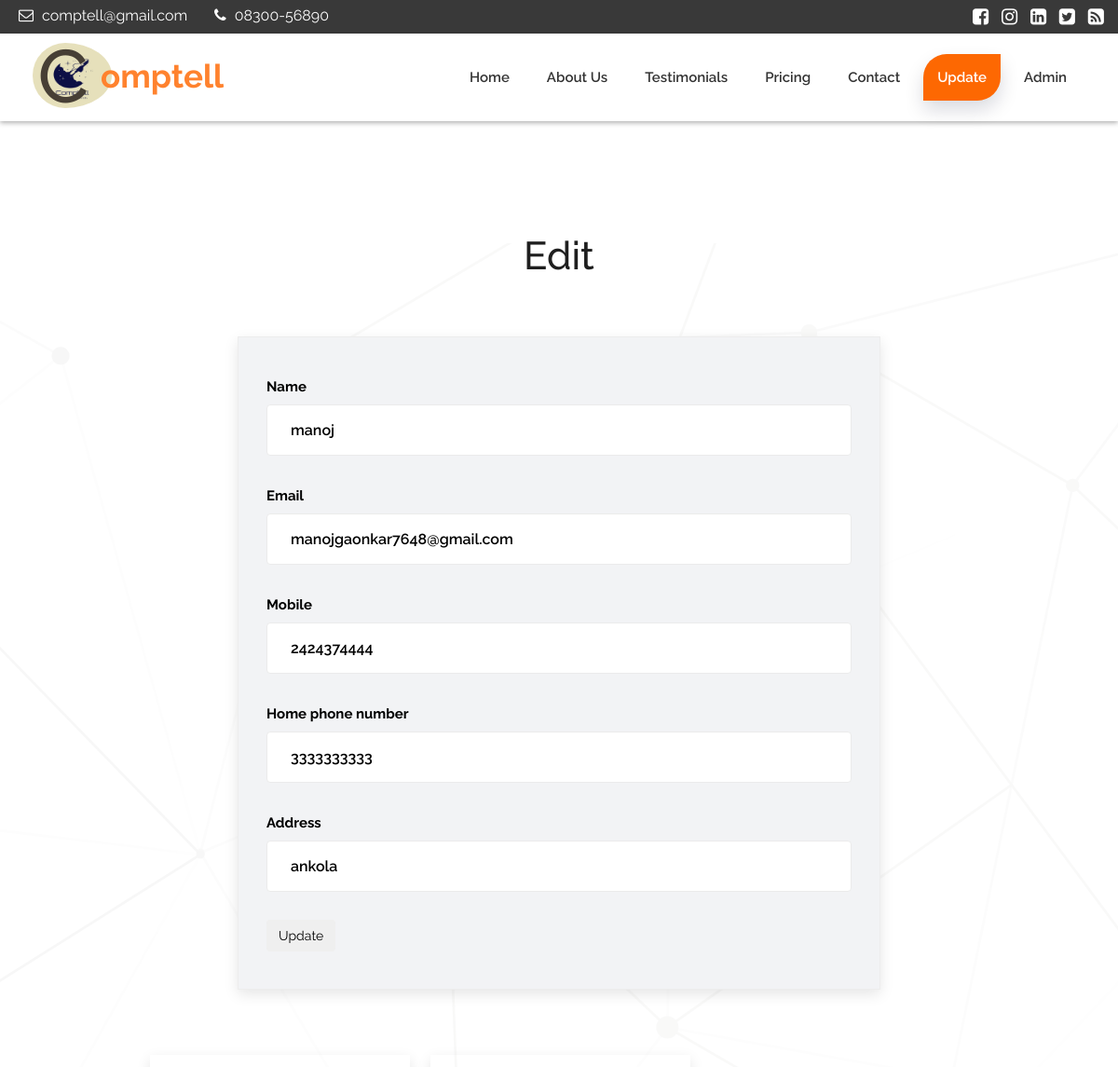
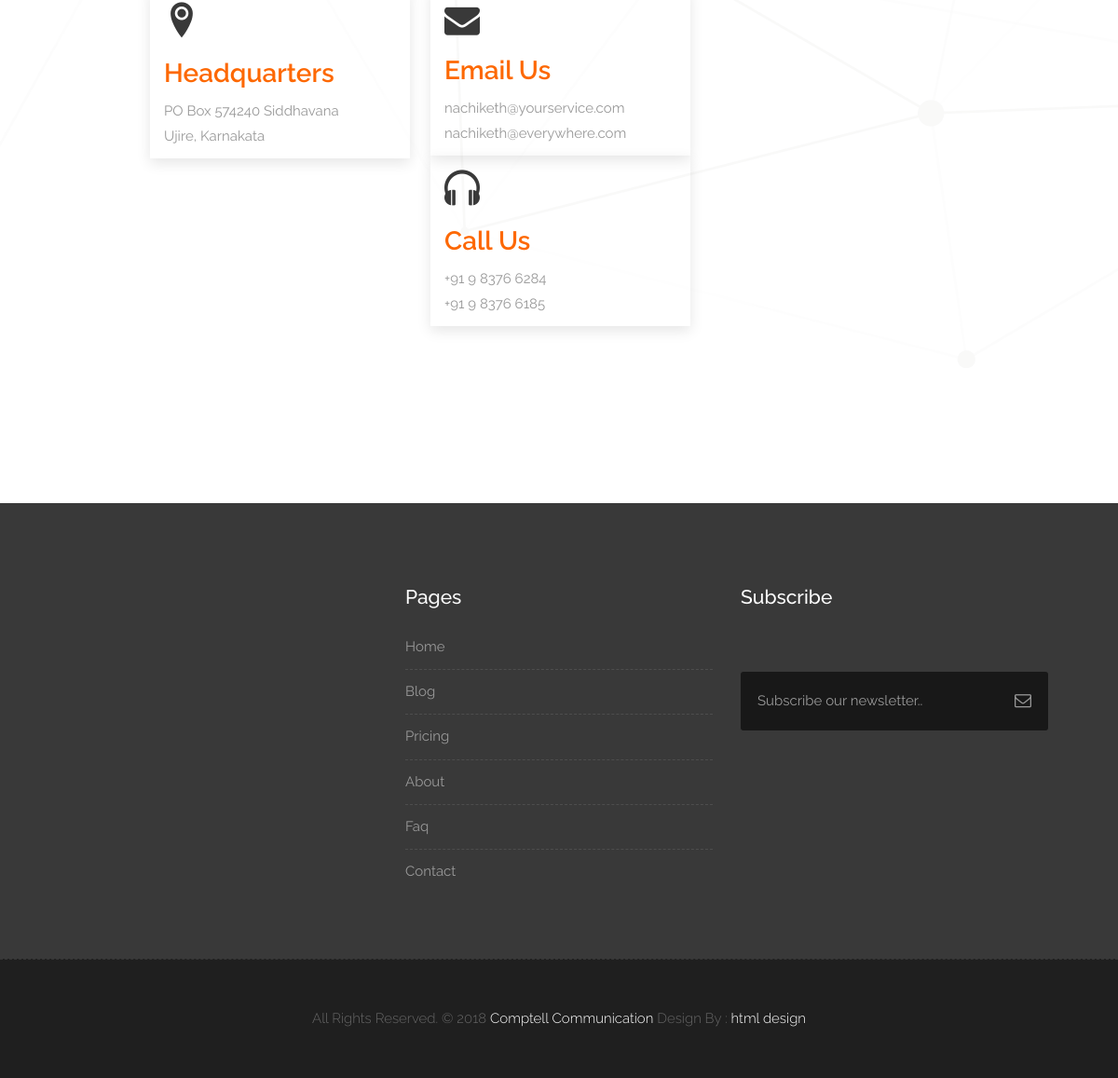
Page /cus_edit.php?identity_card_no=115 on the committed database (2 pictures, top to bottom).
### tables this page shows
CREATE TABLE `customer` (
  `identity_card_no` int(50) NOT NULL,
  `name` varchar(60) NOT NULL,
  `email` varchar(60) NOT NULL,
  `registration_date` date NOT NULL,
  `mobile_ph` varchar(10) NOT NULL,
  `home_ph` varchar(10) NOT NULL,
  `address` varchar(60) NOT NULL,
  `password` varchar(50) NOT NULL
);

### cus_edit.php (the view, shortened to what this page needs)
<?php
$con=new mysqli("localhost","root","","telecom");
$id = $_GET["identity_card_no"];
$result = mysqli_query($con,"SELECT *  from `customer` where `identity_card_no`=$id");
while($row=mysqli_fetch_array($result)){
    $name=$row['name'];
    $email=$row['email'];
    $mobile=$row['mobile_ph'];
    $home=$row['home_ph'];
    $address=$row['address'];
}
?>
<!DOCTYPE html>
<html lang="en">
    <link rel="stylesheet" href="css/bootstrap.min.css">
    <link rel="stylesheet" href="style.css">
    <link rel="stylesheet" href="css/responsive.css">
    <link rel="stylesheet" href="css/custom.css">
</head>
<body>
	<div class="top-bar">
		<div class="container-fluid">
			<div class="row">
				<div class="col-md-6 col-sm-6">
					<div class="left-top">
						<div class="email-box">
							<a href="#"><i class="fa fa-envelope-o" aria-hidden="true"></i> comptell@gmail.com</a>
						</div>
						<div class="phone-box">
							<a href="tel:1234567890"><i class="fa fa-phone" aria-hidden="true"></i> 08300-56890</a>
						</div>
					</div>
				</div>
				<div class="col-md-6 col-sm-6">
					<div class="right-top">
						<div class="social-box">
							<ul>
								<li><a href="#"><i class="fa fa-facebook-square" aria-hidden="true"></i></a></li>
								<li><a href="#"><i class="fa fa-instagram" aria-hidden="true"></i></a></li>
								<li><a href="#"><i class="fa fa-linkedin-square" aria-hidden="true"></i></a></li>
								<li><a href="#"><i class="fa fa-twitter-square" aria-hidden="true"></i></a></li>
								<li><a href="#"><i class="fa fa-rss-square" aria-hidden="true"></i></a></li>
						</div>
					</div>
				</div>
			</div>
		</div>
	</div>
    <header class="header header_style_01">
        <nav class="megamenu navbar navbar-default">
            <div class="container-fluid">
                <div class="navbar-header">
                    <a class="navbar-a" href="index.html"><img src="images/logos/logo.png" alt="image" class="navbar-brand"></a>
                    <h2 class="logo-name"> <span class="logo-c">C</span> <span class="omptell">omptell</span> </h2>
                </div>
                <div id="navbar" class="navbar-collapse collapse">
                    <ul class="nav navbar-nav navbar-right">
                        <li><a href="index.html">Home</a></li>
                        <li><a href="about-us.html">About us</a></li>
                        <li><a href="testimonials.html">Testimonials</a></li>
                        <li><a href="pricing.html">Pricing</a></li>
						<li><a href="contact.html">Contact</a></li>
                        <li><a class="active" href = "signup.html">Update</a></li>
                        <li><a href="admin.html">Admin</a></li>
                    </ul>
                </div>
            </div>
        </nav>
    </header>
    <div id="contact" class="section wb">
        <div class="container">
            <div class="section-title text-center">
                <h3>Edit </h3>
            </div>
            <div class="row">
                <div class="col-md-8 col-md-offset-2">
                    <div class="contact_form" id ="sign_up">
                        <form action=""  method="POST">
      <div class="form-group">
        <label for="username">Name</label>
        <input class="form-control" type="text" name="name" id="username" placeholder="Your sweet name" value="<?=$name; ?>" required />
      </div>
      <div class="form-group">
        <label for="email">Email</label>
        <input class="form-control" type="email" name="email" id="email" placeholder="james.bond@spectre.com" value="<?=$email; ?>"required />
      </div>
       <div class="form-group">
        <label for="email">Mobile</label>
        <input class="form-control" type="tel" minlength="10" maxlength="10" name="mobile" id="email" placeholder="mobile number" value="<?=$mobile; ?>"required />
      </div>
      <div class="form-group">
        <label for="password">Home phone number</label>
        <input class="form-control" type="tel" minlength="10" maxlength="10" name="home_phone" id="password" placeholder="home phone number" value="<?=$home; ?>" required />
      </div>
      <div class="form-group">
        <label for="address">Address</label>
        <input class="form-control" type="text" name="address" id="address" placeholder="home adress" value="<?=$address; ?>" required />
      </div>
      <div class="m-t-lg">
        <ul class="list-inline">
          <li>
            <input class="btn btn--form" type="submit"  name='register' value="Update" />
          </li>
        </ul>
      </div>
    </form>
                    </div>
                </div>
            </div>
			<div class="row">
				<div class="col-md-offset-1 col-sm-10 col-md-10 col-sm-offset-1 pd-add">
					<div class="address-item">
						<div class="address-icon">
							<i class="icon icon-location2"></i>
						</div>
						<h3>Headquarters</h3>
						<p>PO Box 574240 Siddhavana
							<br> Ujire, Karnakata</p>
					</div>
					<div class="address-item">
						<div class="address-icon">
							<i class="fa fa-envelope" aria-hidden="true"></i>
						</div>
						<h3>Email Us</h3>
						<p>nachiketh@yourservice.com
							<br>nachiketh@everywhere.com</p>
					</div>
					<div class="address-item">
						<div class="address-icon">
							<i class="icon icon-headphones"></i>
						</div>
						<h3>Call Us</h3>
						<p>+91 9 8376 6284
							<br>+91 9 8376 6185</p>
					</div>
				</div>
			</div>
        </div>
    </div>
    <footer class="footer">
        <div class="container">
            <div class="row">
                <div class="col-md-4 col-sm-4 col-xs-12">
                    <div class="widget clearfix">
                    </div>
                </div>
				<div class="col-md-4 col-sm-4 col-xs-12">
                    <div class="widget clearfix">
                        <div class="widget-title">
                            <h3>Pages</h3>
                        </div>
                        <ul class="footer-links hov">
                            <li><a href="index.html">Home <span class="icon icon-arrow-right2"></span></a></li>
							<li><a href="#">Blog <span class="icon icon-arrow-right2"></span></a></li>
							<li><a href="pricing.html">Pricing <span class="icon icon-arrow-right2"></span></a></li>
							<li><a href="about-us.html">About <span class="icon icon-arrow-right2"></span></a></li>
							<li><a href="#">Faq <span class="icon icon-arrow-right2"></span></a></li>
							<li><a href="contact.html">Contact <span class="icon icon-arrow-right2"></span></a></li>
                        </ul>
                    </div>
                </div>
                <div class="col-md-4 col-sm-4 col-xs-12">
                    <div class="footer-distributed widget clearfix">
                        <div class="widget-title">
                            <h3>Subscribe</h3>
							<p></p>
                        </div>
						<div class="footer-right">
							<form method="get" action="#">
								<input placeholder="Subscribe our newsletter.." name="search">
								<i class="fa fa-envelope-o"></i>
							</form>
						</div>
                    </div>
                </div>
            </div>
        </div>
    </footer>
    <div class="copyrights">
        <div class="container">
            <div class="footer-distributed">
                <div class="footer-left">
                    <p class="footer-company-name">All Rights Reserved. &copy; 2018 <a href="#">Comptell Communication</a> Design By :
					<a href="https://html.design/">html design</a></p>
                </div>
            </div>
        </div>
    </div>
</body>
</html>

### css/responsive.css (style rules this page uses)
@media (max-width: 1200px) { .header_style_01 .navbar-brand { padding-right: 0; } }
@media (max-width: 1200px) { .container-fluid { width: 100%; padding: 0 15px; } }
@media (max-width: 1200px) { .container { width: 90%; } }
@media (max-width: 1200px) { .navbar-nav li { margin: 0px 5px; } }
@media (max-width: 1200px) { .header_style_01 { padding: 20px 20px !important; } }

### css/icomoon.css (style rules this page uses)
.icon { font-family: 'IcoMoon-Free' !important; speak: none; font-style: normal; font-weight: normal; font-variant: normal; text-transform: none; line-height: 1; letter-spacing: 0; -webkit-font-feature-settings: "liga"; -moz-font-feature-settings: "liga=1"; -moz-font-feature-settings: "liga"; -ms-font-feature-settings: "liga" 1; -o-font-feature-settings: "liga"; font-feature-settings: "liga"; -webkit-font-smoothing: antialiased; -moz-osx-font-smoothing: grayscale; }
.icon-headphones:before { content: "\e910"; }
.icon-location2:before { content: "\e948"; }

### cus_edit.php (style rules this page uses)
form { color:#000 !important; font-weight: 600; opacity: 1; }
input { color:#000 !important; opacity: 1; }

### rows in the picture
customer: name "manoj", email "manojgaonkar7648@gmail.com", mobile "2424374444", home_phone "3333333333", address "ankola"
